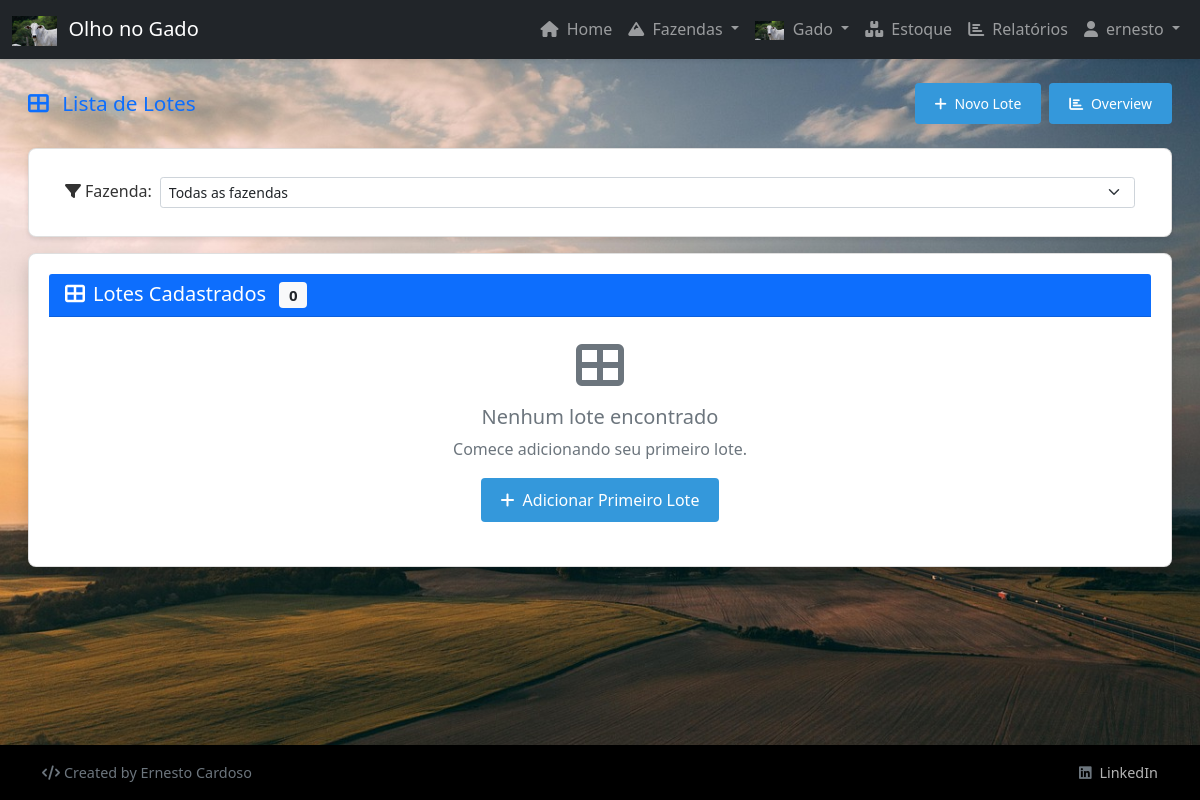
/lotes/ (signed in), run on an earlier commit of the app's database.
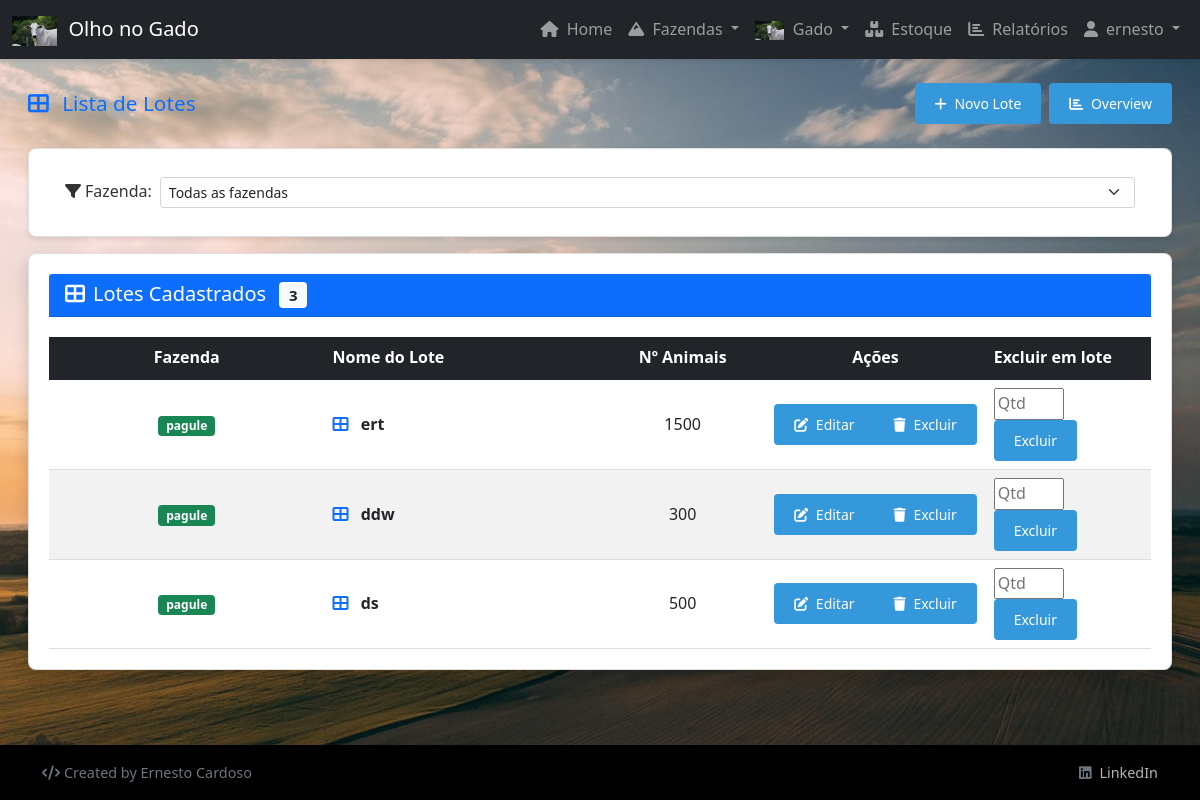
And on a later commit of the database.
### fazendascdst/models.py (models this page shows, shortened)
class Lote(models.Model):
    user = models.ForeignKey(User, on_delete=models.CASCADE, null=True, blank=True)
    nome = models.CharField("Nome do Lote", max_length=100)
    fazenda = models.ForeignKey(Fazenda, on_delete=models.CASCADE, related_name='lotes')
    capacidade_maxima = models.IntegerField("Capacidade Máxima de Animais", null=True, blank=True)
    data_de_cadastro = models.DateField(auto_now_add=True)
    is_active = models.BooleanField(default=True)
    objects = ActiveManager()
    all_objects = AllManager()
    class Meta:
        verbose_name = "Lote"
        verbose_name_plural = "Lotes"
        unique_together = ['nome', 'fazenda']

class Fazenda(models.Model):
    user = models.ForeignKey(User, on_delete=models.CASCADE, null=True, blank=True)
    nome = models.CharField(max_length=100)
    localização = models.TextField()
    data_de_cadastro = models.DateField(auto_now_add=True)
    is_active = models.BooleanField(default=True)
    objects = ActiveManager()  # Manager padrão - apenas registros ativos
    all_objects = AllManager()  # Manager para todos os registros

### fazendascdst/views.py (the view)
# urls.py: path('lotes/', views.lista_piquetes, name='lista_piquetes'),
@login_required
def lista_piquetes(request):
    fazenda_id = request.GET.get('fazenda')
    if fazenda_id:
        fazenda = get_object_or_404(Fazenda, id=fazenda_id, user=request.user)
        lotes = Lote.objects.filter(fazenda=fazenda, user=request.user).select_related('fazenda')
    else:
        fazenda = None
        lotes = Lote.objects.filter(user=request.user).select_related('fazenda')
    fazendas = Fazenda.objects.filter(user=request.user)
    lotes_data = []
    for lote in lotes:
        total_animais = lote.animais.filter(is_active=True, user=request.user).count()
        lotes_data.append({
            'lote': lote,
            'total_animais': total_animais,
        })
    context = {
        'lotes_data': lotes_data,
        'lotes': lotes,
        'fazendas': fazendas,
        'fazenda_selecionada': fazenda,
    }
    return render(request, 'fazendascdst/lista_lotes.html', context)

### fazendascdst/models.py (called while the page is built)
    def get_queryset(self):
        return super().get_queryset().filter(is_active=True)

### gado/models.py (called while the page is built)
    def get_queryset(self):
        return super().get_queryset().filter(is_active=True)

### templates/fazendascdst/lista_lotes.html (shortened to what this page needs)
{% extends 'base.html' %}
{% load static %}
{% block content %}
<div class="px-2 px-md-3">
    <div class="d-flex justify-content-between align-items-center mb-3 mb-md-4 flex-wrap">
        <h2 class="text-primary mb-2 mb-md-0" style="font-size: 1.3rem;">
            <i class="fas fa-th-large me-1 me-md-2"></i>
            <span class="d-none d-sm-inline">Lista de </span>Lotes
        </h2>
        <div class="d-flex gap-2">
            <a href="{% url 'adicionar_piquete' %}" class="btn btn-success btn-sm">
                <i class="fas fa-plus me-1"></i>
                <span class="d-none d-sm-inline">Novo Lote</span><span class="d-sm-none">Novo</span>
            </a>
            <a href="{% url 'overview_piquetes' %}" class="btn btn-info btn-sm">
                <i class="fas fa-chart-bar me-1"></i>
                <span class="d-none d-sm-inline">Overview</span><span class="d-sm-none">Chart</span>
            </a>
        </div>
    </div>
    <div class="card mb-3">
        <div class="card-body py-2">
            <form method="get" class="d-flex align-items-center gap-2">
                <label for="fazenda" class="form-label mb-0 text-nowrap">
                    <i class="fas fa-filter me-1"></i>Fazenda:
                </label>
                <select name="fazenda" id="fazenda" class="form-select form-select-sm" onchange="this.form.submit()">
                    <option value="">Todas as fazendas</option>
                </select>
            </form>
        </div>
    </div>
    <div class="card shadow">
        <div class="card-header bg-primary text-white">
            <h5 class="card-title mb-0">
                <i class="fas fa-th-large me-2"></i>Lotes Cadastrados
                <span class="badge bg-light text-dark ms-2">{{ lotes.count }}</span>
            </h5>
        </div>
        <div class="card-body p-0">
            {% if lotes %}
            <div class="table-responsive">
                <table class="table table-hover mb-0">
                    <thead class="table-dark">
                        <tr>
                            <th class="text-center" style="width: 25%;">Fazenda</th>
                            <th style="width: 25%;">Nome do Lote</th>
                            <th class="text-center d-none d-md-table-cell" style="width: 15%;">Nº Animais</th>
                            <th class="text-center" style="width: 20%;">Ações</th>
                            <th>Excluir em lote</th>
                        </tr>
                    </thead>
                    <tbody>
                        {% for item in lotes_data %}
                        <tr>
                            <td class="text-center align-middle">
                                <span class="badge bg-success">{{ item.lote.fazenda.nome }}</span>
                            </td>
                            <td class="align-middle">
                                <i class="fas fa-th-large text-primary me-2"></i>
                                <strong>{{ item.lote.nome }}</strong>
                            </td>
                            <td class="text-center align-middle d-none d-md-table-cell">
                                {{ item.total_animais }}
                            </td>
                            <td class="text-center align-middle">
                                <div class="btn-group" role="group">
                                    <a href="{% url 'editar_piquete' item.lote.id %}"
                                       class="btn btn-outline-primary btn-sm"
                                       title="Editar">
                                        <i class="fas fa-edit"></i>
                                        <span class="d-none d-lg-inline ms-1">Editar</span>
                                    </a>
                                    <button type="button" class="btn btn-outline-danger btn-sm" title="Excluir"
                                            data-bs-toggle="modal" data-bs-target="#modalExcluirLote"
                                            data-lote-id="{{ item.lote.id }}" data-lote-nome="{{ item.lote.nome }}">
                                        <i class="fas fa-trash"></i>
                                        <span class="d-none d-lg-inline ms-1">Excluir</span>
                                    </button>
                                </div>
                            </td>
                            <td>
                                <form method="post" action="{% url 'excluir_animais_do_lote' %}" style="display:inline-block;">
                                    <input type="number" name="quantidade" min="1" max="{{ item.total_animais }}" placeholder="Qtd" style="width:70px; display:inline-block;">
                                    <button type="submit" class="btn btn-danger btn-sm" onclick="return confirm('Excluir essa quantidade de animais do lote {{ item.lote.nome }}?')">Excluir</button>
                                </form>
                            </td>
                        </tr>
                        {% endfor %}
                    </tbody>
                </table>
            </div>
            {% else %}
            <div class="text-center p-4">
                <i class="fas fa-th-large fa-3x text-muted mb-3"></i>
                <h5 class="text-muted">Nenhum lote encontrado</h5>
                <p class="text-muted">
                    {% if fazenda_selecionada %}
                        Não há lotes cadastrados para esta fazenda.
                    {% else %}
                        Comece adicionando seu primeiro lote.
                    {% endif %}
                </p>
                <a href="{% url 'adicionar_piquete' %}" class="btn btn-success">
                    <i class="fas fa-plus me-2"></i>Adicionar Primeiro Lote
                </a>
            </div>
            {% endif %}
        </div>
    </div>
</div>
{% endblock %}

### templates/base.html (shortened to what this page needs)
{% load static %}
<!DOCTYPE html>
<html lang="pt-BR">
<head>
    <link href="https://cdn.jsdelivr.net/npm/bootstrap@5.1.3/dist/css/bootstrap.min.css" rel="stylesheet">
    <link href="https://cdnjs.cloudflare.com/ajax/libs/font-awesome/6.0.0/css/all.min.css" rel="stylesheet">
    <link rel="stylesheet" href="{% static 'css/style.css' %}">
</head>
<body>
    <nav class="navbar navbar-expand-lg navbar-dark bg-dark shadow-sm">
        <div class="container-fluid">
            <a class="navbar-brand" href="{% url 'index' %}">
                <img src="{% static 'img/pexels-matheus-lara-1785960246-31026900.jpg' %}" alt="Trator" style="height: 1.5em; width: auto; vertical-align: middle; margin-right: 0.3em;">
                <span class="d-none d-md-inline">Olho no Gado</span>
            </a>
            <div class="collapse navbar-collapse" id="navbarNav">
                <ul class="navbar-nav ms-auto">
                    <li class="nav-item">
                        <a class="nav-link" href="{% url 'index' %}">
                            <i class="fas fa-home me-1"></i> Home
                        </a>
                    </li>
                    <li class="nav-item dropdown">
                        <a class="nav-link dropdown-toggle" href="#" id="fazendaDropdown" role="button"
                           data-bs-toggle="dropdown">
                            <i class="fas fa-mountain me-1"></i> Fazendas
                        </a>
                    </li>
                    <li class="nav-item dropdown">
                        <a class="nav-link dropdown-toggle" href="#" id="gadoDropdown" role="button"
                           data-bs-toggle="dropdown">
                            <img src="{% static 'img/pexels-matheus-lara-1785960246-31026900.jpg' %}" alt="Trator" style="height: 1.2em; width: auto; vertical-align: middle; margin-right: 0.3em;"> Gado
                        </a>
                    </li>
                    <li class="nav-item">
                        <a class="nav-link" href="{% url 'estoque_index' %}">
                            <i class="fas fa-boxes me-1"></i> Estoque
                        </a>
                    </li>
                    <li class="nav-item">
                        <a class="nav-link" href="{% url 'relatorios_index' %}">
                            <i class="fas fa-chart-bar me-1"></i> Relatórios
                        </a>
                    </li>
                    {% if user.is_authenticated %}
                    <li class="nav-item dropdown">
                        <a class="nav-link dropdown-toggle" href="#" id="userDropdown" role="button"
                           data-bs-toggle="dropdown">
                            <i class="fas fa-user me-1"></i> {{ user.username }}
                        </a>
                    </li>
                    {% else %}
                    <li class="nav-item">
                        <a class="nav-link" href="{% url 'login' %}">
                            <i class="fas fa-sign-in-alt me-1"></i> Login
                        </a>
                    </li>
                    {% endif %}
                </ul>
            </div>
        </div>
    </nav>
    <main class="container-fluid my-3 my-md-4">
        {% block content %}{% endblock %}
    </main>
    {% now 'Y' as year %}
    <footer class="footer mt-auto py-3 bg-dark text-white" style="position: static !important; bottom: auto !important;">
        <div class="container">
            <div class="row align-items-center">
                <div class="col-md-6 text-start">
                    <span class="text-muted">
                        <i class="fas fa-code me-1"></i>Created by Ernesto Cardoso
                    </span>
                </div>
                <div class="col-md-6 text-end">
                    <span class="text-muted">
                        <i class="fab fa-linkedin me-1"></i>
                        <a href="#" class="text-white text-decoration-none" style="opacity: 0.7;">
                            LinkedIn
                        </a>
                    </span>
                </div>
            </div>
        </div>
    </footer>
</body>
</html>

### static/css/style.css (style rules this page uses)
body { font-family: 'Segoe UI', Tahoma, Geneva, Verdana, sans-serif; margin: 0; padding: 0; background-color: #f5f5f5; color: #333; line-height: 1.6; min-height: 100vh; display: flex; flex-direction: column; }
main { flex: 1; }
.footer { background-color: #000000 !important; color: white !important; text-align: center; padding: 1rem; margin-top: auto !important; width: 100%; position: static !important; bottom: auto !important; z-index: auto !important; }
table { width: 100%; border-collapse: collapse; margin: 20px 0; box-shadow: 0 2px 3px rgba(0, 0, 0, 0.1); }
th, td { padding: 12px 15px; text-align: left; border-bottom: 1px solid #ddd; }
th { background-color: #2c3e50; color: white; }
tr:nth-child(even) { background-color: #f2f2f2; }
.btn { display: inline-block; padding: 10px 20px; background-color: #3498db; color: white; border: none; border-radius: 4px; cursor: pointer; text-decoration: none; }
.card { background: white; border-radius: 8px; padding: 20px; margin: 10px 0; box-shadow: 0 2px 5px rgba(0, 0, 0, 0.1); }

What changed in the data, as far as the page shows it:
added Lote: lote.fazenda.nome "pagule", lote.nome "ert", total_animais "1500"
added Lote: lote.fazenda.nome "pagule", lote.nome "ddw", total_animais "300"
added Lote: lote.fazenda.nome "pagule", lote.nome "ds", total_animais "500"
Also different on the page:
{{ lotes.count }}: "0" → "3"
text no longer shown: "Nenhum lote encontrado Comece adicionando seu primeiro lote. Adicionar Primeiro Lote"
text now shown: "Fazenda Nome do Lote Nº Animais Ações Excluir em lote"
